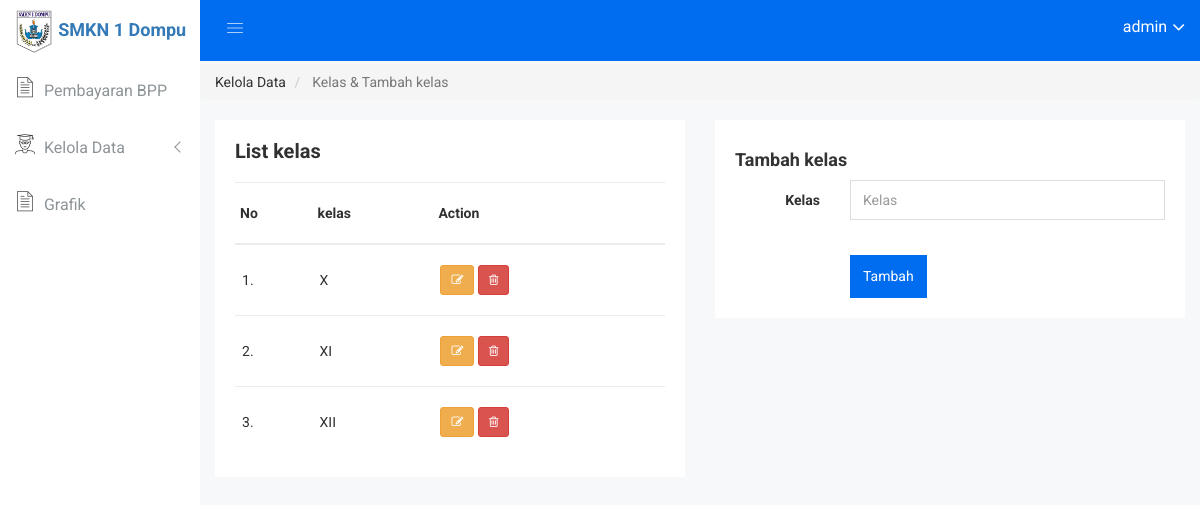
/daftar_kelas/ (signed in), run on an earlier commit of the app's database.
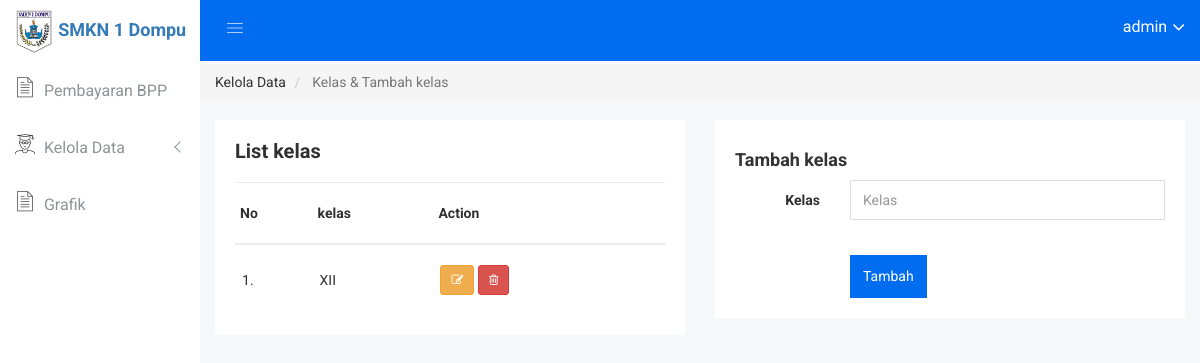
And on a later commit of the database.
### app_bpp/models.py (models this page shows, shortened)
class Kelas(models.Model):
	nama = models.CharField(max_length=100)
	class Meta:
		verbose_name_plural = "Daftar Kelas"

### app_bpp/views.py (the view)
# urls.py: url(r'^daftar_kelas/$', list_kelas_view, name="daftar_kelas"),
@login_required
def list_kelas_view(request):
	daftar_kelas = Kelas.objects.all()
	form = KelasForm()
	context = {
		'daftar_kelas': daftar_kelas,
		'form': form,
	}
	return render(request, 'app_bpp/list_kelas.html', context)

### app_bpp/forms.py
class KelasForm(forms.ModelForm):
    class Meta:
        model = Kelas
        fields = '__all__'
        widgets = {
            'nama': forms.TextInput(
                attrs={
                    'class': 'form-control basic-ele-mg-b-10 responsive-mg-b-10',
                    'placeholder': 'Kelas',
                }
                )
        }

### app_bpp/templates/app_bpp/list_kelas.html (shortened to what this page needs)
{% extends "base.html" %}
{% load humanize %}
{% block breadcrumb %}
<li class="breadcrumb-item" aria-current="page">Kelola Data</li>
<li class="breadcrumb-item active"> Kelas & Tambah kelas</li>
{% endblock breadcrumb %}
{% block content %}
<div class="product-status mg-b-15">
	<div class="container-fluid">
		<div class="row">
			<div class="col-lg-6 col-md-6 col-sm-6 col-xs-6">
				<div class="product-status-wrap drp-lst">
					<h4>List kelas</h4>
					<div class="asset-inner">
						<table>
							<tr>
								<th>No</th>
								<th>kelas</th>
								<th>Action</th>
							</tr>
							{% for kelas in daftar_kelas %}
							<tr>
								<td>{{ forloop.counter }}.</td>
								<td>{{ kelas.nama }}</td>
								<td>
									<a href="{% url "app_bpp:ubah_kelas" kelas.pk %}" title="Ubah" class="btn btn-sm btn-warning"><i class="fa fa-pencil-square-o" aria-hidden="true"></i></a>
									<a onclick="return confirm('Hapus kelas?')" href="{% url "app_bpp:hapus_kelas" kelas.pk %}" title="Hapus" class="btn btn-sm btn-danger"><i class="fa fa-trash-o" aria-hidden="true"></i></a>
								</td>
							</tr>
							{% endfor %}
						</table>
					</div>
				</div>
			</div>
			<div class="col-lg-6 col-md-6 col-sm-6 col-xs-6">
				<div class="sparkline12-list">
					<div class="sparkline12-graph">
						<div class="basic-login-form-ad">
							<div class="row">
								<div class="col-lg-12 col-md-12 col-sm-12 col-xs-12">
									<h4>Tambah kelas</h4>
									<div class="all-form-element-inner">
										<form method="POST" action="{% url "app_bpp:tambah_kelas" %}">
											<div class="form-group-inner">
												<div class="row">
													<div class="col-lg-3 col-md-3 col-sm-3 col-xs-12">
														<label class="login2 pull-right pull-right-pro"> Kelas </label>
													</div>
													<div class="col-lg-9 col-md-9 col-sm-9 col-xs-12">
														{{ form.nama }}
													</div>
												</div>
											</div>
											<div class="form-group-inner">
												<div class="login-btn-inner">
													<div class="row">
														<div class="col-lg-3"></div>
														<div class="col-lg-9">
															<div class="login-horizental cancel-wp pull-left form-bc-ele">
																<button class="btn btn-sm btn-primary login-submit-cs" type="submit">{% if form.nama.value is not None %}
																	Ubah
																	{% else %}
																	Tambah
																{% endif %}</button>
															</div>
														</div>
													</div>
												</div>
											</div>
										</form>
									</div>
								</div>
							</div>
						</div>
					</div>
				</div>
			</div>
		</div>
	</div>
</div>
{% endblock content %}}

### templates/base.html (shortened to what this page needs)
<!DOCTYPE html>
{% load static %}
<html class="no-js" lang="en">
<head>
    {% include "snippets/styles.html" %}
</head>
<body>
    {% include "snippets/left_sidebar.html" %}
    <div class="all-content-wrapper">
        <div class="container-fluid">
            <div class="row">
                <div class="col-lg-12 col-md-12 col-sm-12 col-xs-12">
                    <div class="logo-pro">
                        <h4 style="margin-top: 8px;"><a href="{% url "app_bpp:home" %}"><img src="{% static "img/logo/logo-smk.jpg" %}" alt="" width="40" /> SMKN 1 Dompu</a></h4>
                    </div>
                </div>
            </div>
        </div>
        <div class="header-advance-area">
            <div class="header-top-area">
                <div class="container-fluid">
                    <div class="row">
                        <div class="col-lg-12 col-md-12 col-sm-12 col-xs-12">
                            <div class="header-top-wraper">
                                <div class="row">
                                    <div class="col-lg-1 col-md-0 col-sm-1 col-xs-12">
                                        <div class="menu-switcher-pro">
                                            <button type="button" id="sidebarCollapse" class="btn bar-button-pro header-drl-controller-btn btn-info navbar-btn">
                                                <i class="educate-icon educate-nav"></i>
                                            </button>
                                        </div>
                                    </div>
                                    <div class="col-lg-5 col-md-5 col-sm-12 col-xs-12">
                                        <div class="header-right-info">
                                            <ul class="nav navbar-nav mai-top-nav header-right-menu">
                                                <li class="nav-item">
                                                    <a href="#" data-toggle="dropdown" role="button" aria-expanded="false" class="nav-link dropdown-toggle">
                                                        <span class="admin-name">{{ user }}</span>
                                                        <i class="fa fa-angle-down edu-icon edu-down-arrow"></i>
                                                    </a>
                                                        </li>
                                                    </ul>
                                        </div>
                                    </div>
                                </div>
                            </div>
                        </div>
                    </div>
                </div>
            </div>
        </div>
        <nav aria-label="breadcrumb">
            <ol class="breadcrumb">
                {% block breadcrumb %}{% endblock breadcrumb %}
            </ol>
        </nav>
        {% block content %}{% endblock content %}
    </div>
</body>
</html>

### templates/snippets/styles.html (shortened to what this page needs)
{% load static %}
        <link rel="stylesheet" href="{% static "css/bootstrap.min.css" %}">
        <link rel="stylesheet" href="{% static "css/font-awesome.min.css" %}">
        <link rel="stylesheet" href="{% static "css/owl.carousel.css" %}">
        <link rel="stylesheet" href="{% static "css/owl.theme.css" %}">
        <link rel="stylesheet" href="{% static "css/owl.transitions.css" %}">
        <link rel="stylesheet" href="{% static "css/animate.css" %}">
        <link rel="stylesheet" href="{% static "css/normalize.css" %}">
        <link rel="stylesheet" href="{% static "css/meanmenu.min.css" %}">
        <link rel="stylesheet" href="{% static "css/main.css" %}">
        <link rel="stylesheet" href="{% static "css/educate-custon-icon.css" %}">
        <link rel="stylesheet" href="{% static "css/morrisjs/morris.css" %}">
        <link rel="stylesheet" href="{% static "css/scrollbar/jquery.mCustomScrollbar.min.css" %}">
        <link rel="stylesheet" href="{% static "css/metisMenu/metisMenu.min.css" %}">
        <link rel="stylesheet" href="{% static "css/metisMenu/metisMenu-vertical.css" %}">
        <link rel="stylesheet" href="{% static "css/calendar/fullcalendar.min.css" %}">
        <link rel="stylesheet" href="{% static "css/calendar/fullcalendar.print.min.css" %}">
        <link rel="stylesheet" href="{% static "style.css" %}">
        <link rel="stylesheet" href="{% static "css/responsive.css" %}">
        <link rel="stylesheet" href="{% static "css/data-table/bootstrap-table.css" %}">
        <link rel="stylesheet" href="{% static "css/data-table/bootstrap-editable.css" %}">
        <link rel="stylesheet" href="{% static "css/duallistbox/bootstrap-duallistbox.min.css" %}">
            <link rel="stylesheet" href="{% static "css/datapicker/datepicker3.css" %}">
        <link rel="stylesheet" href="{% static "css/preloader/preloader-style.css" %}">
        <link rel="stylesheet" href="{% static "css/alerts.css" %}">
        <link rel="stylesheet" href="{% static "css/c3/c3.min.css" %}">

### templates/snippets/left_sidebar.html (shortened to what this page needs)
{% load static %}
<div class="left-sidebar-pro">
    <nav id="sidebar" class="">
        <div class="sidebar-header">
            <h4 style="margin-top: 8px;"><a href="{% url "app_bpp:home" %}"><img src="{% static "img/logo/logo-smk.jpg" %}" alt="" width="40" /> SMKN 1 Dompu</a></h4>
        </div>
        <div class="left-custom-menu-adp-wrap comment-scrollbar">
            <nav class="sidebar-nav left-sidebar-menu-pro">
                <ul class="metismenu" id="menu1">
                    <li>
                        <a title="Menu home BPP" href="{% url "app_bpp:home" %}" aria-expanded="false"><span class="educate-icon educate-data-table icon-wrap"></span> <span class="mini-click-non">Pembayaran BPP</span></a>
                    </li>
                    <li>
                        <a class="has-arrow" href="all-students.html" aria-expanded="false"><span class="educate-icon educate-student icon-wrap"></span> <span class="mini-click-non">Kelola Data</span></a>
                    </li>
                    <li>
                        <a title="Grafik siswa" href="{% url "app_bpp:chart" %}" aria-expanded="false"><span class="educate-icon educate-data-table icon-wrap"></span> <span class="mini-click-non">Grafik</span></a>
                    </li>
                </ul>
            </nav>
        </div>
    </nav>
</div>

### templates/snippets/scripts.html (shortened to what this page needs)
{% load static %}

### static/css/main.css (style rules this page uses)
html { color: #222; font-size: 1em; line-height: 1.4; }
audio, canvas, iframe, img, svg, video { vertical-align: middle; }

### static/css/metisMenu/metisMenu-vertical.css (style rules this page uses)
.sidebar-nav { background: #fff; }
.sidebar-nav ul { padding: 0; margin: 0; list-style: none; background: #f5f5f5; }
.sidebar-nav .metismenu { background: #fff; display: -webkit-box; display: -ms-flexbox; display: flex; -webkit-box-orient: vertical; -webkit-box-direction: normal; -ms-flex-direction: column; flex-direction: column; }
.sidebar-nav .metismenu li + li { margin-top: 5px; }
.sidebar-nav .metismenu li:last-child { margin-bottom: 5px; }
.sidebar-nav .metismenu > li { display: -webkit-box; display: -ms-flexbox; display: flex; -webkit-box-orient: vertical; -webkit-box-direction: normal; -ms-flex-direction: column; flex-direction: column; position: relative; }
.sidebar-nav .metismenu a { position: relative; display: block; padding: 13px 15px; color: #444; outline-width: 0; transition: all .3s ease-out; font-size:16px; font-weight:400; }
.sidebar-nav .metismenu li .icon-wrap { margin-right:5px; font-size:20px; color:#303030; }

What changed in the data, as far as the page shows it:
removed Kelas: nama "X"
removed Kelas: nama "XI"
